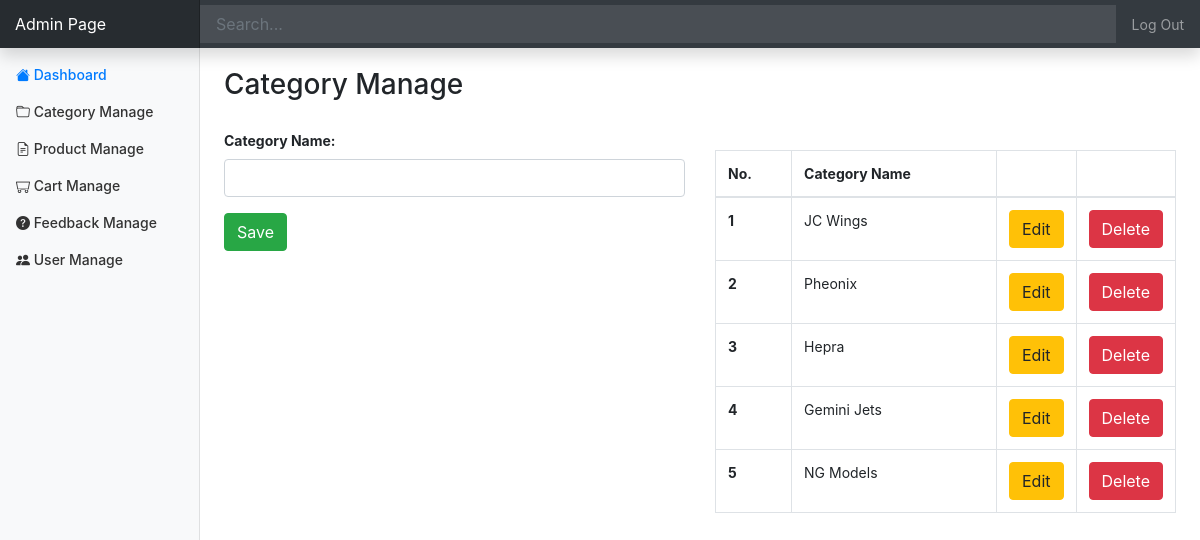
/admin/category/index.php (signed in), run on the app's committed database.
### tables this page shows
CREATE TABLE `category` (
  `id` int(11) NOT NULL,
  `name` varchar(100) NOT NULL
);

### database/dbhelper.php (called while the page is built, shortened)
<?php
function executeResult($sql, $isSingle = false) {
	$data = null;
	$conn = mysqli_connect(HOST, USERNAME, PASSWORD, DATABASE);
	mysqli_set_charset($conn, 'utf8');
	$resultset = mysqli_query($conn, $sql);
	if($isSingle) {
		$data = mysqli_fetch_array($resultset, 1);
	} else {
		$data = [];
		while(($row = mysqli_fetch_array($resultset, 1)) != null) {
			$data[] = $row;
		}
	}
	return $data;
}

### admin/category/index.php (the view, shortened to what this page needs)
<?php
	require_once('../layouts/header.php');
	$id = $name = '';
	$sql = "select * from Category";
	$data = executeResult($sql);
?>
<div class="row" style="margin-top: 20px;">
	<div class="col-md-12" style="margin-bottom: 20px;">
		<h3>Category Manage</h3>
	</div>
	<div class="col-md-6">
		<form method="post" action="index.php" onsubmit="return validateForm();">
			<div class="form-group">
			  <label for="usr" style="font-weight: bold;">Category Name:</label>
			  <input required="true" type="text" class="form-control" id="usr" name="name" value="<?=$name?>">
			</div>
			<button class="btn btn-success">Save</button>
		</form>
	</div>
	<div class="col-md-6 table-responsive">
		<table class="table table-bordered table-hover" style="margin-top: 20px;">
			<thead>
				<tr>
					<th>No.</th>
					<th>Category Name</th>
					<th style="width: 50px"></th>
					<th style="width: 50px"></th>
				</tr>
			</thead>
			<tbody>
<?php
	$index = 0;
	foreach($data as $item) {
		echo '<tr>
					<th>'.(++$index).'</th>
					<td>'.$item['name'].'</td>
					<td style="width: 50px">
						<a href="?id='.$item['id'].'"><button class="btn btn-warning">Edit</button></a>
					</td>
					<td style="width: 50px">
						<button onclick="deleteCategory('.$item['id'].')" class="btn btn-danger">Delete</button>
					</td>
				</tr>';
	}
?>
			</tbody>
		</table>
	</div>
</div>
<?php
	require_once('../layouts/footer.php');
?>

### assets/css/dashboard.css (style rules this page uses)
body { font-size: .875rem; }

### data on the page
category: name "JC Wings"
category: name "Pheonix"
category: name "Hepra"
category: name "Gemini Jets"
category: name "NG Models"
